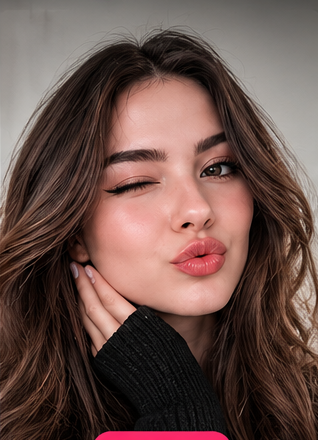
#> input picture tools/thumbs/source/model_face.png, 318 x 440 px
$ python -i portrait.py   (imports and definitions only)
#> lines starting #> are read from the running program, lines starting #| are printed output that depends on the picture
#!/usr/bin/env python3
"""
Иллюстрированный портрет для миниатюр эффектов (без фото реальных людей).

Геометрия совпадает с «лицевыми единицами» приложения: начало — середина между внешними
уголками глаз, 1.0 = расстояние между ними, +X вправо, +Y вверх. Поэтому кусочки шаблонов и
3D-модели ставятся на портрет по тем же координатам, что и на живое лицо в камере.
"""
import io
import cairosvg
from PIL import Image

N = 512                 # холст портрета
DY = 30.0             # портрет опущен, чтобы ушки и короны помещались в карточку
CX, CY = 256.0, 236.0 + DY   # середина между внешними уголками глаз (пиксели)
U = 116.0               # пикселей на лицевую единицу

def P(x, y):
    """Лицевые единицы → пиксели холста."""
    return CX + x * U, CY - y * U

# [68 lines left out: functions _svg, _eye, not called in this run]

def portrait(bg=("#0d3b3a", "#081a1e")):
    png = cairosvg.svg2png(bytestring=_svg(*bg).encode("utf-8"), output_width=N, output_height=N)
    return Image.open(io.BytesIO(png)).convert("RGBA")

# [12 lines left out: functions paste_piece, _paste_clip, not called in this run]

def card(img, out_path, size=320):
    """Квадратная миниатюра карточки: лицо и эффект крупно."""
    c = img.crop((16, 0, N - 16, N - 32)).resize((size, size), Image.LANCZOS)
    c.convert("RGB").save(out_path, quality=88)

>>> from PIL import Image
>>> picture = Image.open('source/model_face.png')
#> picture is the input picture: PIL image 318x440 RGB; mean R, G, B 105.3, 80.4, 74.1
>>> result = card(picture, 'out.png')
#> in card, `c = img.crop((16, 0, N - 16, N - 32)).resize((size, size), Image.LANCZ..`:
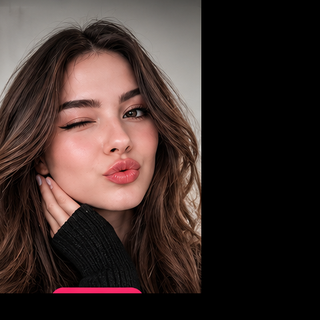
#> c: PIL image 320x320 RGB; mean R, G, B 60.6, 46, 42.4
